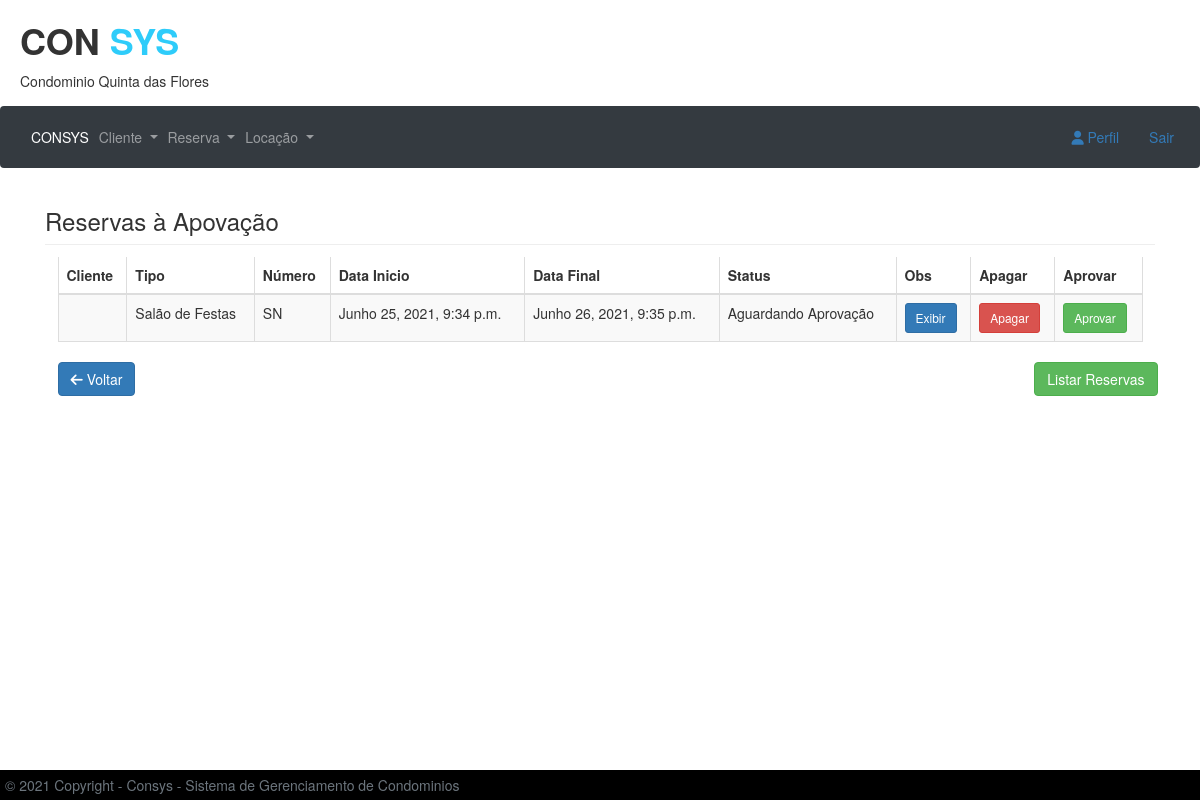
The page /aprovar/ (signed in) on the database its author committed.
### sistema/models.py (models this page shows)
class ReservaSalao(models.Model):
    STATUS_CHOICES = (('Aprovado', 'Aprovado'), ('Aguardando Aprovação', 'Aguardando Aprovação'))
    data_inicio = models.DateTimeField()
    data_termino = models.DateTimeField()
    obs = models.CharField(max_length=100)
    tipo = models.CharField(max_length=12, default='Salão de Festas')
    vaga = models.CharField(max_length=10, default='SN')
    usuario = CurrentUserField()
    criado_em = models.DateTimeField(auto_now=True)
    modificacado_em = models.DateTimeField(auto_now_add=True)
    status = models.CharField(max_length=30, choices=STATUS_CHOICES, default='Aguardando Aprovação')

### sistema/views.py (the view)
# urls.py: path('aprovar/', aprovar, name='aprovar'),
@permission_required('administradores')
def aprovar(request):
    reservas = ReservaVaga.objects.all()
    salao = ReservaSalao.objects.all()
    return render(request, 'aprovar.html', {'reservas': reservas, 'salao': salao})

### sistema/templates/aprovar.html (shortened to what this page needs)
{% extends 'base.html' %}
  {% block conteudo_janela %}
<div class="page-header">
    <h3 class="mb-3">Reservas à Apovação</h3>
</div>
<div class="card-body">
    <div class="table-responsive">
        <table id="dataTable" class="table table-striped table-bordered second" style="width:100%">
            <thead>
            <tr>
                <th>Cliente</th>
                <th>Tipo</th>
                <th>Número</th>
                <th>Data Inicio</th>
                <th>Data Final</th>
                <th>Status</th>
                <th>Obs</th>
                <th>Apagar</th>
                <th>Aprovar</th>
            </tr>
            </thead>
            <tbody>
            {%for reserva in salao %}
            {% if reserva.status == 'Aguardando Aprovação' %}
            <tr>
                <td>{{reserva.usuario}}</td>
                <td>{{reserva.tipo}}</td>
                <td>{{reserva.vaga}}</td>
                <td>{{reserva.data_inicio}}</td>
                <td>{{reserva.data_termino}}</td>
                <td>{{reserva.status}}</td>
                <td><a href="{% url 'exibir_salao' reserva.id %}" class="btn btn-primary btn-sm">Exibir</a></td>
                <td><a href="{% url 'salao_delete' reserva.id %}" class="btn btn-danger btn-sm">Apagar</a></td>
                <td><a href="{% url 'salao_update' reserva.id %}" class="btn btn-success btn-sm">Aprovar</a></td>
                {% endif %}
                {% endfor %}
            </tr>
            </tbody>
        </table>
    </div>
    <div>
            <a href="{% url 'index' %}" class="btn btn-primary"><i class="fa fa-arrow-left" aria-hidden="true"></i> Voltar</a>
            <a href="{% url 'listreserva' %}" class="btn btn-success navbar-right">Listar Reservas</a>
    </div>
</div>
{% endblock %}

### sistema/static/css/estilobase.css (style rules this page uses)
* { margin: 0px; padding: 0px; }

### sistema/templates/aprovar.html (style rules this page uses)
.page-header { margin: 0px; padding: 0px; }

### rows shown on the page
ReservaSalao: tipo "Salão de Festas", vaga "SN", data_inicio "Junho 25, 2021, 9:34 p.m.", data_termino "Junho 26, 2021, 9:35 p.m.", status "Aguardando Aprovação"
